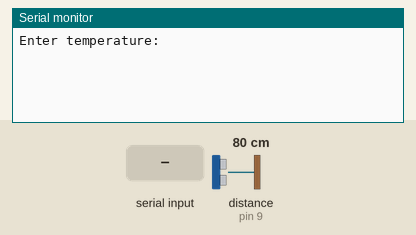
Bench run of a sketch on a simulated Arduino Uno, built with avr-gcc and run on an emulated ATmega328P. Parts: the last lines printed to the serial monitor. Inputs (shaded band) come from the test bench; at power-on: distance to the obstacle (sensor on pin 9) 80 cm. The echo pulse lasts 58.3 µs per cm.

Above: at 1.2 s.
1.3 s: "90,45\n" received over Serial
At 2.1 s:
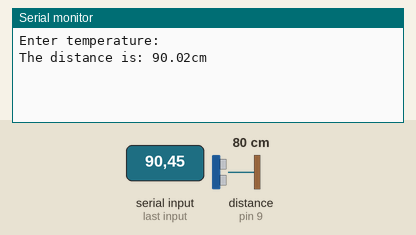
3.8 s: distance to the obstacle (sensor on pin 9) set to 2 cm
At 4.8 s:
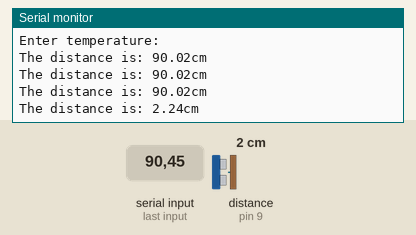
5.3 s: distance to the obstacle (sensor on pin 9) set to 4 cm
At 6.0 s:
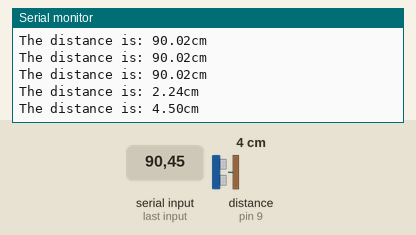
Timing chart, 0 to 8.3 s (numbered marks = the images above; inputs shaded):
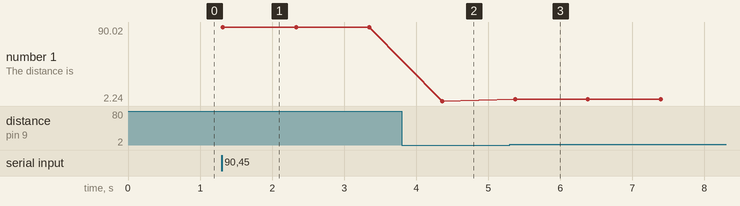

Measured:
- after the input at 1.3 s, the serial monitor: prints a new line at once (image 1)
- after the input at 3.8 s, the serial monitor: prints a new line after 0.56 s (image 2)
- after the input at 5.3 s, the serial monitor: prints a new line after 0.07 s (image 3)
- plotted number 1: 90.02 → 2.24 after the input at 3.8 s, 2.24 → 4.5 after the input at 5.3 s

The sketch:

serial_input.ino
```cpp
int trig = 8;
int echo = 9;
float distance, duration, v;
int temperature;
bool isCalculated = false;

void calculate(){
  v = 332 + (0.6*temperature);
  v = (v/1000000) * 100;
}

void setup() {
  Serial.begin(9600);
  pinMode(trig, OUTPUT);
  pinMode(echo, INPUT);
}

void loop() {

  if(!isCalculated){
    Serial.println("Enter temperature:");
    while(Serial.available() == 0){}
    temperature = Serial.parseInt();
    calculate();
    isCalculated = true;
  }

  delay(5);
  digitalWrite(trig, LOW);
  delay(5);
  digitalWrite(trig, HIGH);
  delayMicroseconds(10);
  digitalWrite(trig, LOW);
  duration = pulseIn(echo, HIGH);
  distance = (v * duration)/2;

  Serial.print("The distance is: ");
  Serial.print(distance);
  Serial.println("cm");
  delay(1000);

}
```
